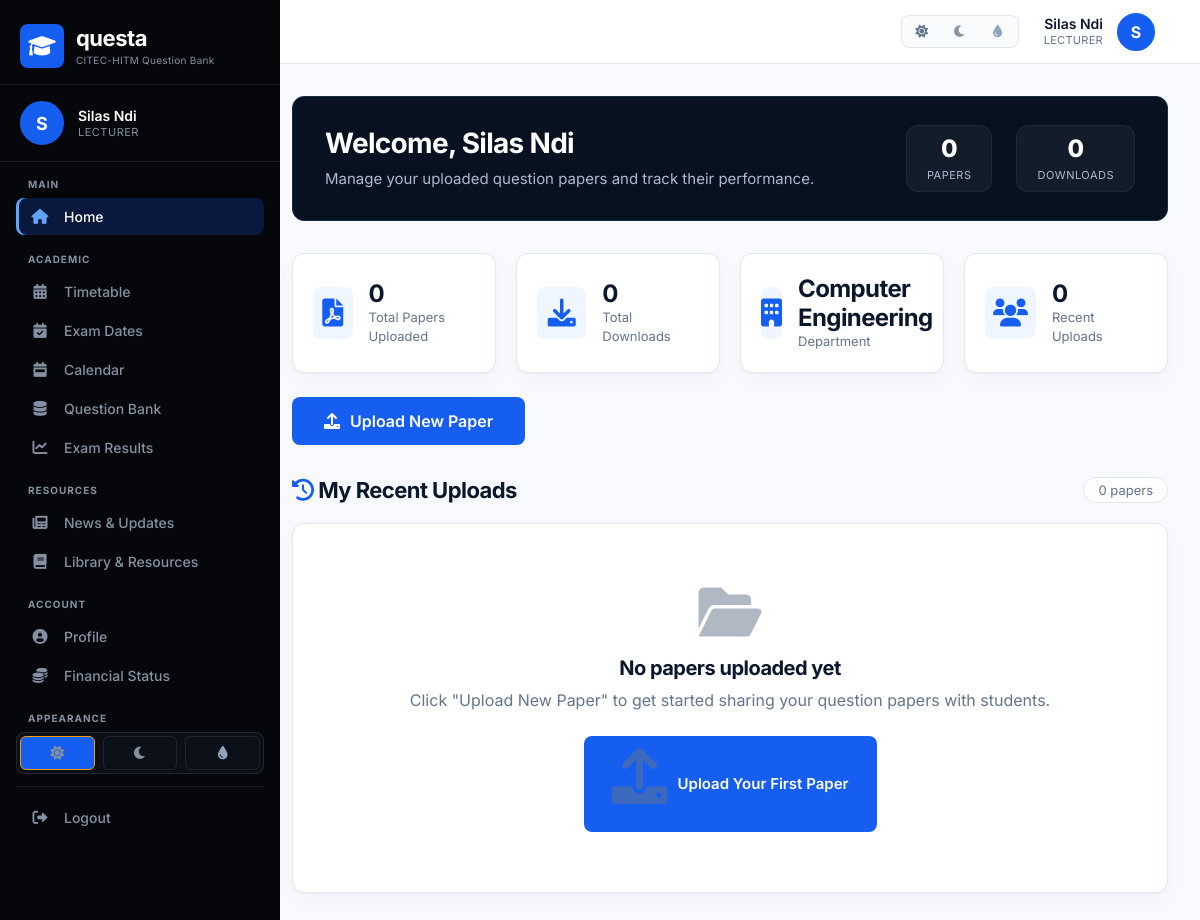
Page /lecturer/dashboard.php (signed in) on the committed database.
### tables this page shows
CREATE TABLE `users` (
  `id` int(11) NOT NULL,
  `name` varchar(100) NOT NULL,
  `email` varchar(100) NOT NULL,
  `password` varchar(255) NOT NULL,
  `role` enum('admin','lecturer','student') DEFAULT 'student',
  `matricule` varchar(50) DEFAULT NULL,
  `department_id` int(11) DEFAULT NULL,
  `avatar` varchar(255) DEFAULT NULL,
  `created_at` datetime DEFAULT current_timestamp()
);

CREATE TABLE `departments` (
  `id` int(11) NOT NULL,
  `name` varchar(100) NOT NULL,
  `abbreviation` varchar(10) DEFAULT NULL,
  `icon` varchar(50) DEFAULT NULL
);

### includes/config.php (called while the page is built, shortened)
<?php
function getCurrentUser($pdo) {
    try {
        $stmt = $pdo->prepare("SELECT * FROM users WHERE id = ?");
        $stmt->execute([$_SESSION['user_id']]);
        return $stmt->fetch();
    } catch (PDOException $e) {
        return null;
    }
}

### lecturer/dashboard.php (the view, shortened to what this page needs)
<?php
require_once '../includes/config.php';
$currentUser = getCurrentUser($pdo);
$userId = $currentUser['id'];
$uploadStmt = $pdo->prepare("SELECT COUNT(*) FROM question_papers WHERE uploaded_by = ?");
$uploadStmt->execute([$userId]);
$totalUploads = $uploadStmt->fetchColumn();
$downloadStmt = $pdo->prepare("SELECT SUM(downloads) FROM question_papers WHERE uploaded_by = ?");
$downloadStmt->execute([$userId]);
$totalDownloads = $downloadStmt->fetchColumn() ?: 0;
$deptStmt = $pdo->prepare("
    SELECT d.name FROM departments d
    JOIN users u ON u.department_id = d.id
    WHERE u.id = ?
");
$deptStmt->execute([$userId]);
$deptName = $deptStmt->fetchColumn() ?: 'Not Assigned';
$recentStmt = $pdo->prepare("
    SELECT qp.*, c.name as course_name, c.code as course_code
    FROM question_papers qp
    JOIN courses c ON qp.course_id = c.id
    WHERE qp.uploaded_by = ?
    ORDER BY qp.upload_date DESC LIMIT 10
");
$recentStmt->execute([$userId]);
$recentPapers = $recentStmt->fetchAll();
include '../includes/header.php';
include '../includes/sidebar.php';
?>
<div class="main-content">
    <div class="welcome-banner">
        <div class="welcome-text">
            <h1>Welcome, <?php echo htmlspecialchars($currentUser['name']); ?></h1>
            <p>Manage your uploaded question papers and track their performance.</p>
        </div>
        <div class="welcome-stats">
            <div class="mini-stat">
                <span class="mini-number"><?php echo $totalUploads; ?></span>
                <span class="mini-label">Papers</span>
            </div>
            <div class="mini-stat">
                <span class="mini-number"><?php echo number_format($totalDownloads); ?></span>
                <span class="mini-label">Downloads</span>
            </div>
        </div>
    </div>
    <div class="stats-grid">
        <div class="stat-card">
            <div class="stat-icon" style="background: #dbeafe; color: #2563eb;">
                <i class="fas fa-file-pdf"></i>
            </div>
            <div class="stat-info">
                <h3><?php echo $totalUploads; ?></h3>
                <p>Total Papers Uploaded</p>
            </div>
        </div>
        <div class="stat-card">
            <div class="stat-icon" style="background: #d1fae5; color: #059669;">
                <i class="fas fa-download"></i>
            </div>
            <div class="stat-info">
                <h3><?php echo number_format($totalDownloads); ?></h3>
                <p>Total Downloads</p>
            </div>
        </div>
        <div class="stat-card">
            <div class="stat-icon" style="background: #fef3c7; color: #d97706;">
                <i class="fas fa-building"></i>
            </div>
            <div class="stat-info">
                <h3><?php echo htmlspecialchars($deptName); ?></h3>
                <p>Department</p>
            </div>
        </div>
        <div class="stat-card">
            <div class="stat-icon" style="background: #fce7f3; color: #db2777;">
                <i class="fas fa-users"></i>
            </div>
            <div class="stat-info">
                <h3><?php echo count($recentPapers); ?></h3>
                <p>Recent Uploads</p>
            </div>
        </div>
    </div>
    <div style="margin: 24px 0 32px;">
        <a href="upload-papers.php" class="upload-btn">
            <i class="fas fa-upload"></i> Upload New Paper
        </a>
    </div>
    <div class="section-header">
        <h2><i class="fas fa-clock-rotate-left"></i> My Recent Uploads</h2>
        <span class="paper-count"><?php echo count($recentPapers); ?> papers</span>
    </div>
    <?php if (count($recentPapers) > 0): ?>
        <div class="recent-papers">
            <table class="data-table">
                <thead>
                    <tr>
                        <th>Title</th>
                        <th>Course</th>
                        <th>Year</th>
                        <th>Semester</th>
                        <th>Downloads</th>
                        <th>Upload Date</th>
                    </tr>
                </thead>
                <tbody>
                    <?php foreach ($recentPapers as $paper): ?>
                        <tr>
                            <td>
                                <span class="paper-title"><?php echo htmlspecialchars($paper['title']); ?></span>
                            </td>
                            <td>
                                <span class="course-code"><?php echo htmlspecialchars($paper['course_code']); ?></span>
                            </td>
                            <td><?php echo $paper['year']; ?></td>
                            <td>Semester <?php echo $paper['semester']; ?></td>
                            <td>
                                <span class="download-count">
                                    <i class="fas fa-download"></i> <?php echo $paper['downloads']; ?>
                                </span>
                            </td>
                            <td><?php echo date('M d, Y', strtotime($paper['upload_date'])); ?></td>
                        </tr>
                    <?php endforeach; ?>
                </tbody>
            </table>
        </div>
    <?php else: ?>
        <div class="empty-state">
            <i class="fas fa-folder-open"></i>
            <h3>No papers uploaded yet</h3>
            <p>Click "Upload New Paper" to get started sharing your question papers with students.</p>
            <a href="upload-papers.php" class="empty-btn">
                <i class="fas fa-upload"></i> Upload Your First Paper
            </a>
        </div>
    <?php endif; ?>
</div>
<?php include '../includes/footer.php'; ?>

### includes/header.php (shortened to what this page needs)
<?php
$currentUser = getCurrentUser($pdo);
$isNestedArea = strpos($_SERVER['PHP_SELF'] ?? '', '/lecturer/') !== false;
$basePath = $isNestedArea ? '../' : '';
?>
<!DOCTYPE html>
<html lang="en">
<head>
    <link rel="stylesheet" href="https://cdnjs.cloudflare.com/ajax/libs/font-awesome/6.0.0-beta3/css/all.min.css">
    <link rel="stylesheet" href="<?php echo $basePath; ?>assets/css/styles.css">
    <link rel="stylesheet" href="<?php echo $basePath; ?>assets/css/professional.css">
</head>
<body>
<div class="top-header">
    <div class="top-header-left">
        <div class="top-header-title">
            Questa <span>CITEC-HITM</span>
        </div>
    </div>
    <div class="top-header-right">
        <div class="header-theme-switcher">
            <button class="header-theme-btn" data-theme="light" onclick="setTheme('light')" title="Light theme" aria-label="Use light theme"><i class="fas fa-sun"></i></button>
            <button class="header-theme-btn" data-theme="dark" onclick="setTheme('dark')" title="Dark theme" aria-label="Use dark theme"><i class="fas fa-moon"></i></button>
            <button class="header-theme-btn" data-theme="navy" onclick="setTheme('navy')" title="Navy theme" aria-label="Use navy theme"><i class="fas fa-droplet"></i></button>
        </div>
        <a href="<?php echo $basePath; ?>profile.php" class="header-user">
            <div class="header-user-info">
                <div class="header-user-name" id="headerUserName">
                    <?php echo htmlspecialchars($currentUser['name'] ?? 'User'); ?>
                </div>
                <div class="header-user-role" id="headerUserRole">
                    <?php echo ucfirst($currentUser['role'] ?? 'student'); ?>
                </div>
            </div>
            <div class="header-avatar" id="headerAvatar">
                <?php
                $avatarPath = ltrim($currentUser['avatar'] ?? '', './');
                $avatarFile = __DIR__ . '/../' . $avatarPath;
                if ($avatarPath !== '' && file_exists($avatarFile)) {
                    echo '<img src="' . $basePath . htmlspecialchars($avatarPath) . '" alt="Profile" style="width:100%;height:100%;border-radius:50%;object-fit:cover;">';
                } else {
                    $initials = strtoupper(substr($currentUser['name'] ?? 'U', 0, 1));
                    echo $initials;
                }
                ?>
            </div>
        </a>
    </div>
</div>

### includes/sidebar.php (shortened to what this page needs)
<?php
$currentUser = getCurrentUser($pdo);
$currentPage = basename($_SERVER['PHP_SELF']);
$isNestedArea = strpos($_SERVER['PHP_SELF'] ?? '', '/lecturer/') !== false;
$basePath = $isNestedArea ? '../' : '';
?>
<div class="sidebar" id="sidebar">
    <div class="sidebar-overlay-content">
        <div class="sidebar-header">
            <div class="sidebar-logo">
                <div class="sidebar-logo-icon">
                    <i class="fas fa-graduation-cap"></i>
                </div>
                <div class="sidebar-logo-text">
                    <h2>questa</h2>
                    <p>CITEC-HITM Question Bank</p>
                </div>
            </div>
        </div>
        <div class="sidebar-profile">
            <div class="sidebar-avatar" id="sidebarAvatar">
                <?php
                $avatarPath = ltrim($currentUser['avatar'] ?? '', './');
                $avatarFile = __DIR__ . '/../' . $avatarPath;
                if ($avatarPath !== '' && file_exists($avatarFile)) {
                    echo '<img src="' . $basePath . htmlspecialchars($avatarPath) . '" alt="Profile" style="width:100%;height:100%;border-radius:50%;object-fit:cover;">';
                } else {
                    $initials = strtoupper(substr($currentUser['name'] ?? 'U', 0, 1));
                    echo $initials;
                }
                ?>
            </div>
            <div class="sidebar-profile-info">
                <span class="sidebar-profile-name" id="sidebarProfileName"><?php echo htmlspecialchars($currentUser['name'] ?? 'User'); ?></span>
                <span class="sidebar-profile-role" id="sidebarProfileRole"><?php echo ucfirst($currentUser['role'] ?? 'student'); ?></span>
            </div>
        </div>
        <div class="nav-menu">
            <div class="nav-section">Main</div>
            <a href="dashboard.php" class="nav-item <?php echo $currentPage == 'dashboard.php' ? 'active' : ''; ?>">
                <i class="fas fa-home"></i> Home
            </a>
            <div class="nav-section">Academic</div>
            <a href="<?php echo $basePath; ?>timetable.php" class="nav-item <?php echo $currentPage == 'timetable.php' ? 'active' : ''; ?>">
                <i class="fas fa-calendar-alt"></i> Timetable
            </a>
            <a href="<?php echo $basePath; ?>exam-dates.php" class="nav-item <?php echo $currentPage == 'exam-dates.php' ? 'active' : ''; ?>">
                <i class="fas fa-calendar-check"></i> Exam Dates
            </a>
            <a href="<?php echo $basePath; ?>calendar.php" class="nav-item <?php echo $currentPage == 'calendar.php' ? 'active' : ''; ?>">
                <i class="fas fa-calendar-week"></i> Calendar
            </a>
            <a href="<?php echo $basePath; ?>question-bank.php" class="nav-item <?php echo $currentPage == 'question-bank.php' ? 'active' : ''; ?>">
                <i class="fas fa-database"></i> Question Bank
            </a>
            <a href="<?php echo $basePath; ?>exam-results.php" class="nav-item <?php echo $currentPage == 'exam-results.php' ? 'active' : ''; ?>">
                <i class="fas fa-chart-line"></i> Exam Results
            </a>
            <div class="nav-section">Resources</div>
            <a href="<?php echo $basePath; ?>news.php" class="nav-item <?php echo $currentPage == 'news.php' ? 'active' : ''; ?>">
                <i class="fas fa-newspaper"></i> News &amp; Updates
            </a>
            <a href="<?php echo $basePath; ?>library.php" class="nav-item <?php echo $currentPage == 'library.php' ? 'active' : ''; ?>">
                <i class="fas fa-book"></i> Library &amp; Resources
            </a>
            <div class="nav-section">Account</div>
            <a href="<?php echo $basePath; ?>profile.php" class="nav-item <?php echo $currentPage == 'profile.php' ? 'active' : ''; ?>">
                <i class="fas fa-user-circle"></i> Profile
            </a>
            <a href="<?php echo $basePath; ?>financial-status.php" class="nav-item <?php echo $currentPage == 'financial-status.php' ? 'active' : ''; ?>">
                <i class="fas fa-coins"></i> Financial Status
            </a>
            <div class="nav-section">Appearance</div>
            <div class="theme-switcher">
                <button class="theme-btn active" data-theme="light" onclick="setTheme('light')" title="Light theme" aria-label="Use light theme"><i class="fas fa-sun"></i></button>
                <button class="theme-btn" data-theme="dark" onclick="setTheme('dark')" title="Dark theme" aria-label="Use dark theme"><i class="fas fa-moon"></i></button>
                <button class="theme-btn" data-theme="navy" onclick="setTheme('navy')" title="Navy theme" aria-label="Use navy theme"><i class="fas fa-droplet"></i></button>
            </div>
            <div class="logout-item">
                <a href="<?php echo $basePath; ?>logout.php" class="nav-item logout">
                    <i class="fas fa-sign-out-alt"></i> Logout
                </a>
            </div>
        </div>
    </div>
</div>

### rows in the picture
users: name "Silas Ndi", role "LECTURER", name "S"
departments: name "Computer Engineering"

### other values in the picture
$totalUploads "0"
$totalDownloads "0"
count($recentPapers) "0"
